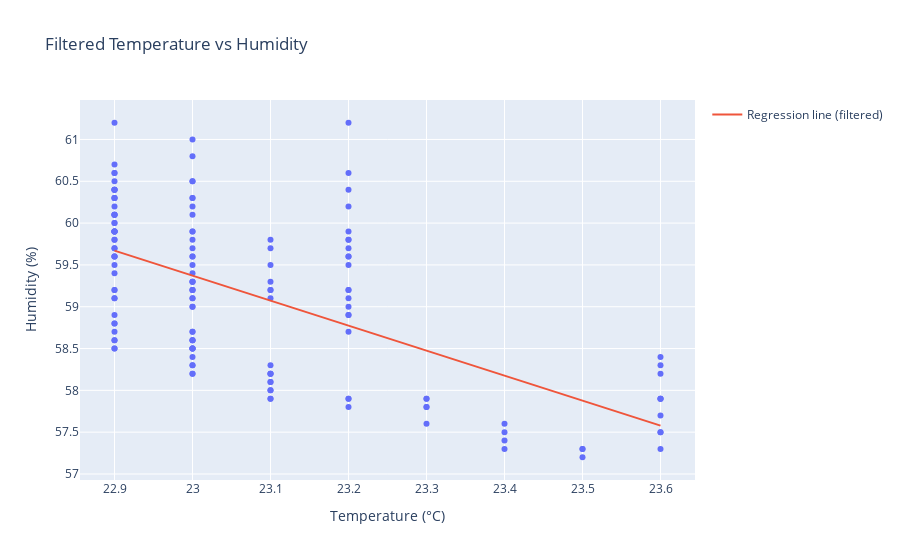

Notebook source saved alongside this figure:
### Code cell
# 🧹 filter out possible outliers
df_filtered = df[(df["temperature"] > 22.85) & (df["temperature"] < 23.65)]
print("Before:", df.shape, "After filtering:", df_filtered.shape)

# retrain model
Xf = df_filtered[["temperature"]].values
yf = df_filtered["humidity"].values
model_f = LinearRegression().fit(Xf, yf)

slope_f = model_f.coef_[0]
intercept_f = model_f.intercept_
r2_f = model_f.score(Xf, yf)

print(f"Filtered Equation: humidity = {slope_f:.4f}*temperature + {intercept_f:.4f}")
print(f"Filtered R^2: {r2_f:.4f}")

# predictions for trend line
temp_test_f = np.linspace(df_filtered["temperature"].min(),
                          df_filtered["temperature"].max(), 100).reshape(-1,1)
humidity_pred_f = model_f.predict(temp_test_f)

# plot
fig = px.scatter(df_filtered, x="temperature", y="humidity",
                 title="Filtered Temperature vs Humidity",
                 labels={"temperature":"Temperature (°C)", "humidity":"Humidity (%)"})
fig.add_scatter(x=temp_test_f.ravel(), y=humidity_pred_f,
                mode="lines", name="Regression line (filtered)")
fig.show()

### Figure 1 — Plotly figure (JSON) as saved in the notebook; plotly's stock layout.template omitted (floating-point values rounded to 4 significant figures; data arrays with more than 128 entries replaced by an {"elided": "..."} marker saying what was removed)
{"data": [{"hovertemplate": "Temperature (°C)=%{x}<br>Humidity (%)=%{y}<extra></extra>", "legendgroup": "", "marker": {"color": "#636efa", "symbol": "circle"}, "mode": "markers", "name": "", "orientation": "v", "showlegend": false, "type": "scatter", "x": {"elided": "145 float values"}, "xaxis": "x", "y": {"elided": "145 float values"}, "yaxis": "y"}, {"mode": "lines", "name": "Regression line (filtered)", "type": "scatter", "x": [22.9, 22.91, 22.91, 22.92, 22.93, 22.94, 22.94, 22.95, 22.96, 22.96, 22.97, 22.98, 22.98, 22.99, 23.0, 23.01, 23.01, 23.02, 23.03, 23.03, 23.04, 23.05, 23.06, 23.06, 23.07, 23.08, 23.08, 23.09, 23.1, 23.11, 23.11, 23.12, 23.13, 23.13, 23.14, 23.15, 23.15, 23.16, 23.17, 23.18, 23.18, 23.19, 23.2, 23.2, 23.21, 23.22, 23.23, 23.23, 23.24, 23.25, 23.25, 23.26, 23.27, 23.27, 23.28, 23.29, 23.3, 23.3, 23.31, 23.32, 23.32, 23.33, 23.34, 23.35, 23.35, 23.36, 23.37, 23.37, 23.38, 23.39, 23.39, 23.4, 23.41, 23.42, 23.42, 23.43, 23.44, 23.44, 23.45, 23.46, 23.47, 23.47, 23.48, 23.49, 23.49, 23.5, 23.51, 23.52, 23.52, 23.53, 23.54, 23.54, 23.55, 23.56, 23.56, 23.57, 23.58, 23.59, 23.59, 23.6], "y": [59.67, 59.65, 59.63, 59.61, 59.59, 59.57, 59.54, 59.52, 59.5, 59.48, 59.46, 59.44, 59.42, 59.4, 59.38, 59.35, 59.33, 59.31, 59.29, 59.27, 59.25, 59.23, 59.21, 59.19, 59.16, 59.14, 59.12, 59.1, 59.08, 59.06, 59.04, 59.02, 58.99, 58.97, 58.95, 58.93, 58.91, 58.89, 58.87, 58.85, 58.83, 58.8, 58.78, 58.76, 58.74, 58.72, 58.7, 58.68, 58.66, 58.64, 58.61, 58.59, 58.57, 58.55, 58.53, 58.51, 58.49, 58.47, 58.45, 58.42, 58.4, 58.38, 58.36, 58.34, 58.32, 58.3, 58.28, 58.25, 58.23, 58.21, 58.19, 58.17, 58.15, 58.13, 58.11, 58.09, 58.06, 58.04, 58.02, 58.0, 57.98, 57.96, 57.94, 57.92, 57.9, 57.87, 57.85, 57.83, 57.81, 57.79, 57.77, 57.75, 57.73, 57.71, 57.68, 57.66, 57.64, 57.62, 57.6, 57.58]}], "layout": {"legend": {"tracegroupgap": 0}, "title": {"text": "Filtered Temperature vs Humidity"}, "xaxis": {"anchor": "y", "domain": [0, 1], "title": {"text": "Temperature (°C)"}}, "yaxis": {"anchor": "x", "domain": [0, 1], "title": {"text": "Humidity (%)"}}}}
